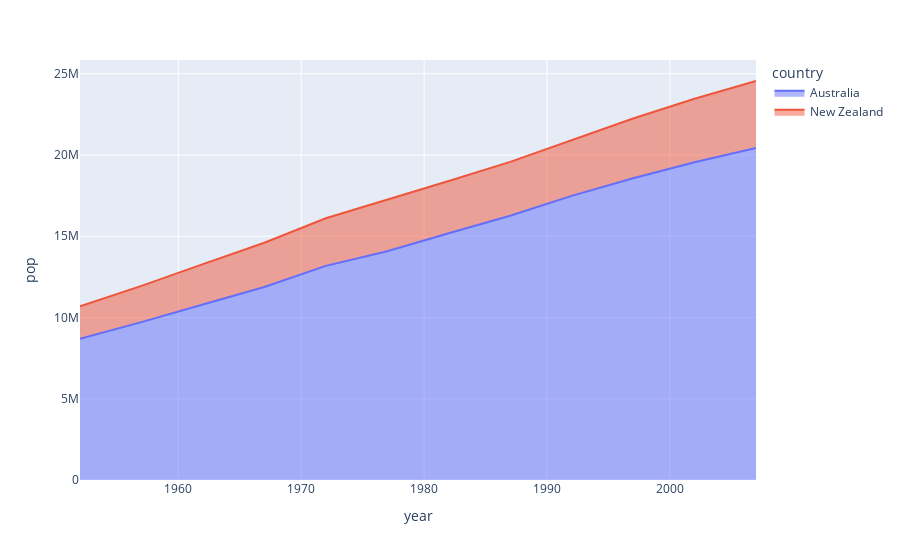

Notebook code for this chart:
### Code cell
fig= px.area(df2, x="year", y="pop", color="country")
fig.show()

### Figure 1 — Plotly figure (JSON) as saved in the notebook; plotly's stock layout.template omitted (floating-point values rounded to 4 significant figures)
{"data": [{"fillpattern": {"shape": ""}, "hovertemplate": "country=Australia<br>year=%{x}<br>pop=%{y}<extra></extra>", "legendgroup": "Australia", "line": {"color": "#636efa"}, "marker": {"symbol": "circle"}, "mode": "lines", "name": "Australia", "orientation": "v", "showlegend": true, "stackgroup": "1", "type": "scatter", "x": [1952, 1957, 1962, 1967, 1972, 1977, 1982, 1987, 1992, 1997, 2002, 2007], "xaxis": "x", "y": [8691212, 9712569, 10794968, 11872264, 13177000, 14074100, 15184200, 16257249, 17481977, 18565243, 19546792, 20434176], "yaxis": "y"}, {"fillpattern": {"shape": ""}, "hovertemplate": "country=New Zealand<br>year=%{x}<br>pop=%{y}<extra></extra>", "legendgroup": "New Zealand", "line": {"color": "#EF553B"}, "marker": {"symbol": "circle"}, "mode": "lines", "name": "New Zealand", "orientation": "v", "showlegend": true, "stackgroup": "1", "type": "scatter", "x": [1952, 1957, 1962, 1967, 1972, 1977, 1982, 1987, 1992, 1997, 2002, 2007], "xaxis": "x", "y": [1994794, 2229407, 2488550, 2728150, 2929100, 3164900, 3210650, 3317166, 3437674, 3676187, 3908037, 4115771], "yaxis": "y"}], "layout": {"legend": {"title": {"text": "country"}, "tracegroupgap": 0}, "margin": {"t": 60}, "xaxis": {"anchor": "y", "domain": [0, 1], "title": {"text": "year"}}, "yaxis": {"anchor": "x", "domain": [0, 1], "title": {"text": "pop"}}}}
